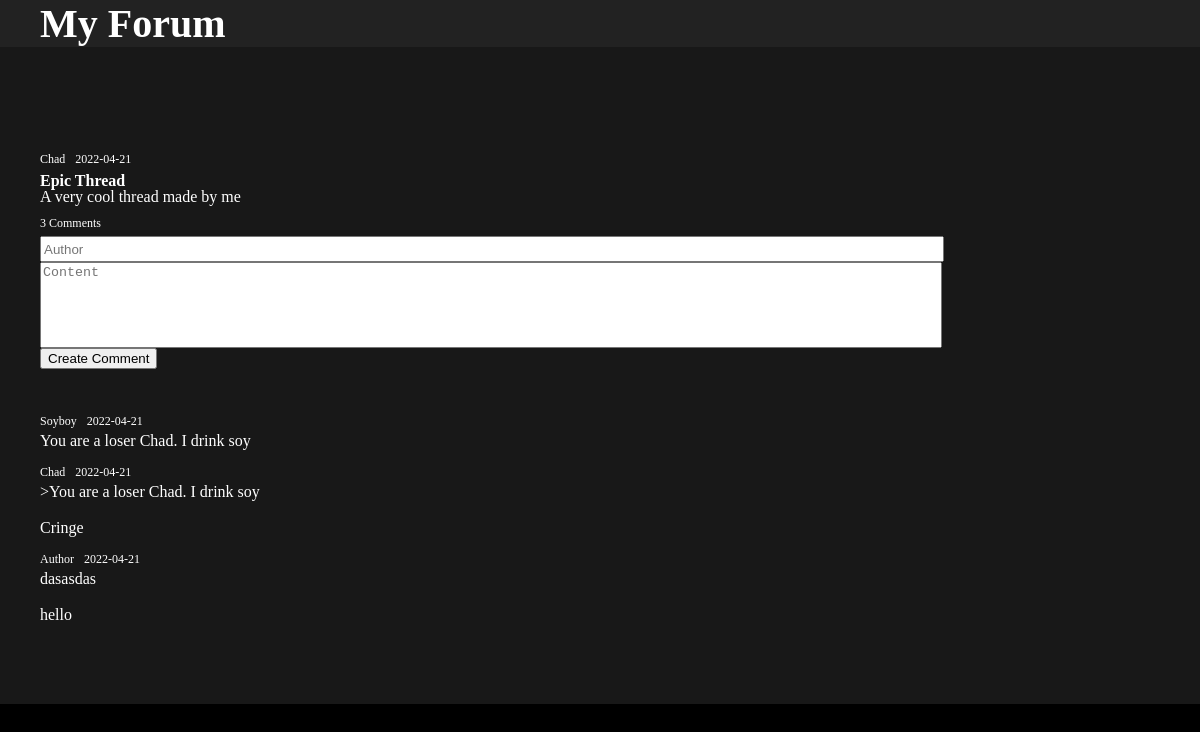
Before: /thread/1 with the older database file.
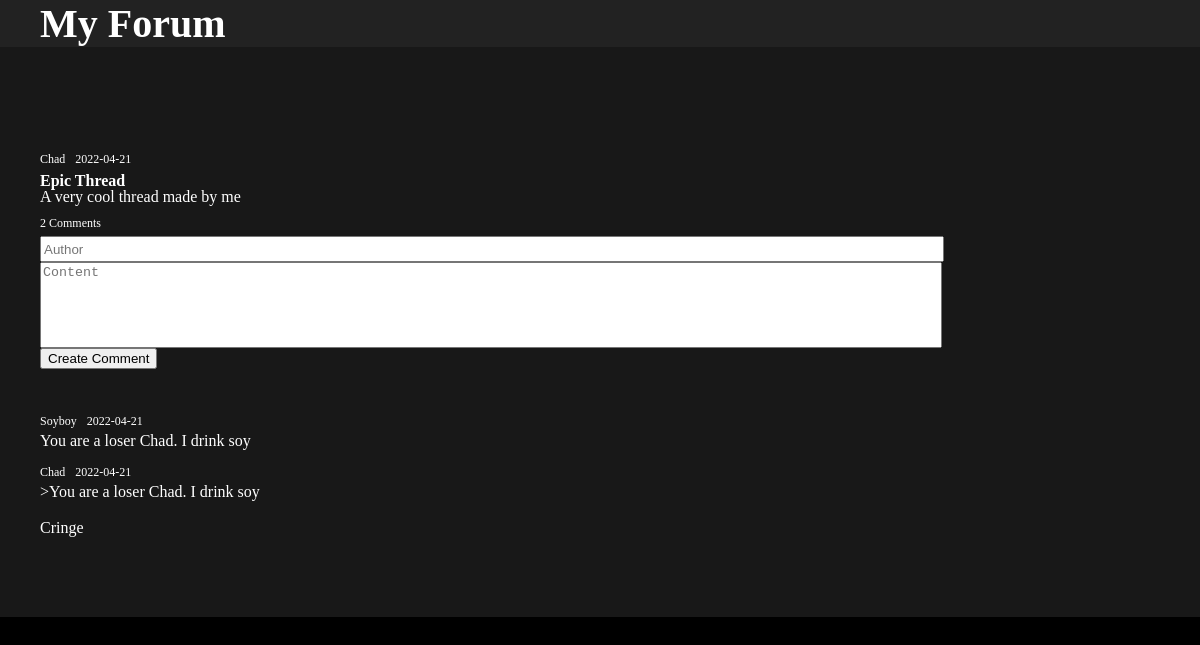
After: the same page with the newer database file.
### app.py (models this page shows, shortened)
class Thread(db.Model):
    id = db.Column(db.Integer, primary_key=True)
    title = db.Column(db.String(200), nullable=False)
    author = db.Column(db.String(200), nullable=False)
    date = db.Column(db.DateTime, default=datetime.utcnow)
    content = db.Column(db.String(200), nullable=False)
    comments = db.relationship('Comment', backref='thread', lazy=True)

class Comment(db.Model):
    id = db.Column(db.Integer, primary_key=True)
    author = db.Column(db.String(200), nullable=False)
    date = db.Column(db.DateTime, default=datetime.utcnow)
    content = db.Column(db.String(200), nullable=False)
    thread_id = db.Column(db.Integer, db.ForeignKey('thread.id'), nullable=False)

### app.py (the view)
@app.route('/thread/<int:id>', methods=['POST', 'GET'])
def thread(id):
    userIP = request.remote_addr
    moderator = False
    if userIP == "192.168.0.1":
        moderator = True
    thread = Thread.query.get_or_404(id)
    if request.method == 'POST':
        comment_author = request.form['author']
        comment_content = request.form['content']
        new_comment = Comment(author=comment_author,content=comment_content,thread_id=id)
        thread.comments.append(new_comment)
        try:
            db.session.commit()
            return redirect(f"/thread/{id}")
        except:
            return 'There was an issue adding your comment'
    else:
        return render_template('thread.html', thread=thread, moderator=moderator)

### templates/thread.html (shortened to what this page needs)
{% extends 'base.html' %}
{% block body %}
<div class="content">
    <div class="main">
        <div class="header">
            <div class="meta">
                <p class="author">
                    {{thread.author}}
                </p>
                <p class="timestamp">
                    {{thread.date.date()}}
                </p>
            </div>
            <h4 class="title">
                {{thread.title}}
            </h4>
            <p class="post-content">
                {{thread.content}}
            </p>
            <div class="meta">
                <p class="comment-count">
                    {{thread.comments|length}} Comments
                </p>
            </div>
        </div>
        <div class="form">
            <form action="/thread/{{thread.id}}" method="POST">
                <input type="text" name="author" id="author" placeholder="Author">
                <textarea type="text" name="content" id="content" placeholder="Content"></textarea>
                <input type="submit" value="Create Comment" id="submit">
            </form>
        </div>
        <div class="comments">
            {% for comment in thread.comments %}
            <div class="comment">
                <div class="top-comment">
                    <p class="user">
                        {{comment.author}}
                    </p>
                    <p class="comment-ts">
                        {{thread.date.date()}}
                    </p>
                </div>
                <div class="comment-content">
                    {{comment.content}}
                </div>
            </div>
            {% endfor %}
        </div>
    </div>
</div>
{% endblock %}

### templates/base.html (shortened to what this page needs)
<!DOCTYPE html>
<html lang="en">
<head>
    <link rel="stylesheet" href="{{ url_for('static', filename='css/main.css') }}">
</head>
<body>
    <nav>
        <div class="top-bar">
            <h1>
                <a href="http://agrizzly1.ddns.net">My Forum</a>
            </h1>
        </div>
    </nav>
    {% block body %}{% endblock %}
</body>
</html>

### static/css/main.css (style rules this page uses)
body { margin: 0px; background-color: black; }
a { text-decoration: none; color: white; }
h1, h4, ol { margin: 0; color: white; }
p { margin: 5px 0; color: white; }
#author { display: block; width: 80%; height: 20px; }
#content { display: block; width: 80%; height: 80px; resize: none; }
#submit { display: block; }
nav { background-color: #222222; }
.top-bar { padding: 0px 40px; max-width: 1200px; margin: auto; }
.top-bar > h1 { font-size: 2.5em; }
.main { background-color: #181818; padding: 100px 40px 40px 40px; max-width: 1200px; margin: auto; }
.author { padding-right: 10px; }
.comments { margin: 40px 0; }
.comment-content { color: white; white-space: pre-line; margin-top: -20px; }
.comment { margin: 10px 0; }
.header { display: inline-block; }
.top-comment { display: flex; color: grey; font-size: 12px; }
.meta, .top-comment { display: flex; color: grey; font-size: 12px; }
.content { display: block; }
.post-content { display: block; white-space: pre-line; margin-top: -20px; }
.timestamp { padding-right: 10px; }
.comment-ts { padding-left: 10px; }

Changed rows visible on the page:
no longer on this page (row edited): Comment: author "Author", {{ thread.date.date() }} "2022-04-21", content "dasasdas hello"
Other visible differences:
{{ thread.comments|length }}: "3" → "2"
